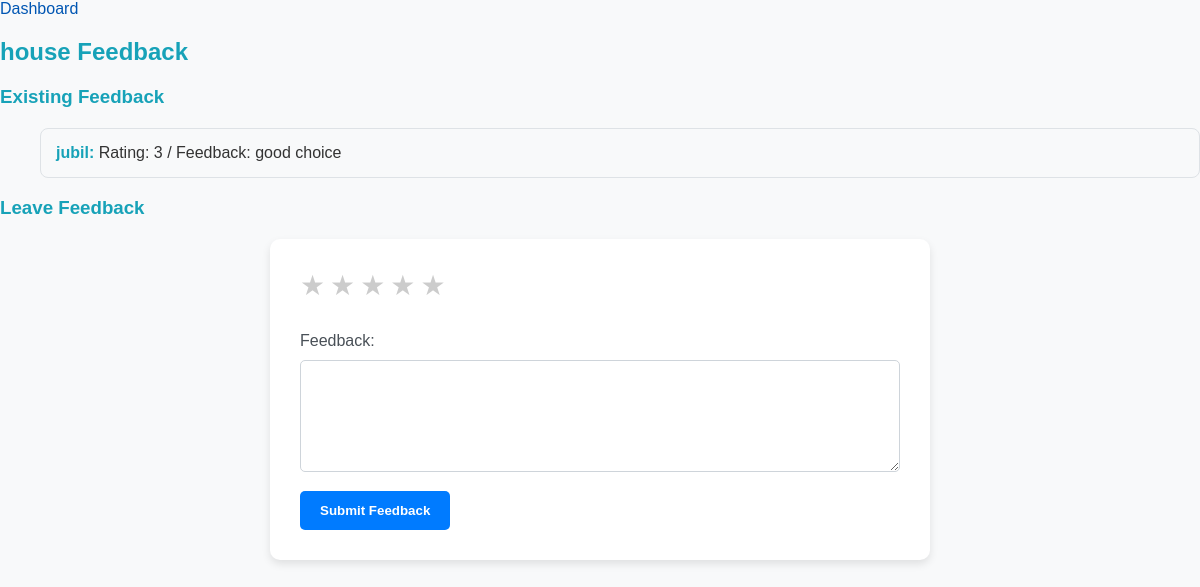
Before: /propertyfeedback/8/ with the older database file.
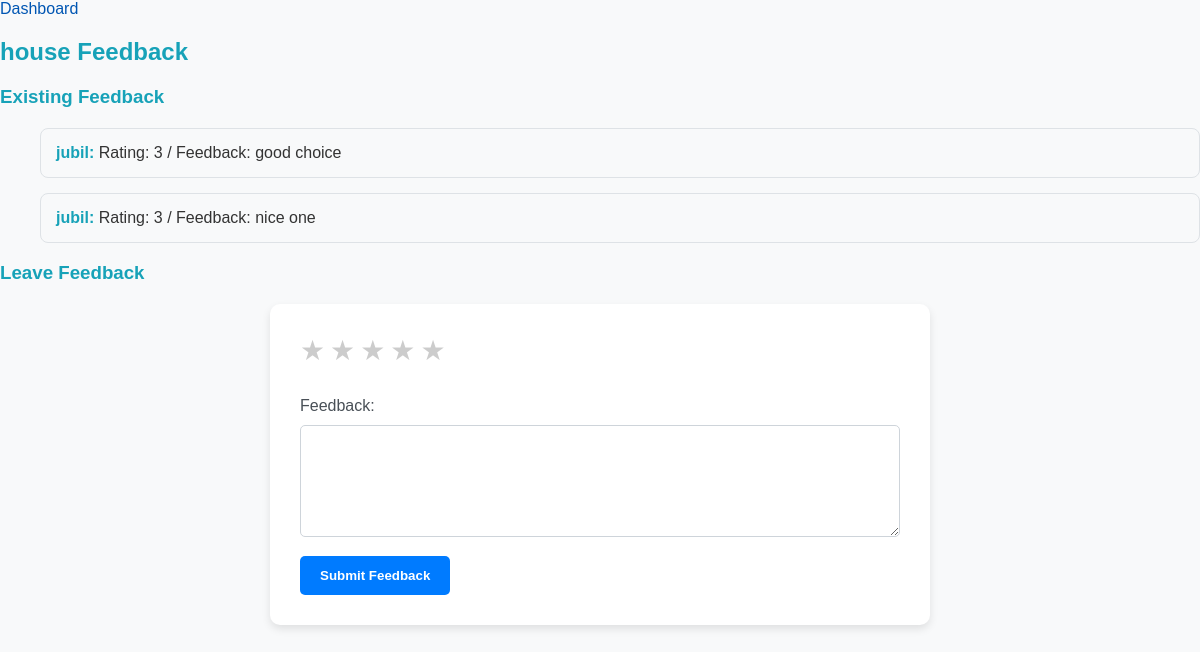
After: the same page with the newer database file.
### rental/models.py (models this page shows, shortened)
class PropertyFeedback(models.Model):
    property = models.ForeignKey(Property, on_delete=models.CASCADE)
    user = models.ForeignKey(get_user_model(), on_delete=models.CASCADE)
    rating = models.IntegerField()
    feedback = models.TextField()
    timestamp = models.DateTimeField(auto_now_add=True)

class CustomUser(AbstractUser):
    role = models.CharField(max_length=15)  # For custom user roles, if needed
    class Meta:
        verbose_name = 'User'
        verbose_name_plural = 'Users'

### rental/views.py (the view, shortened to what this page needs)
# urls.py: path('propertyfeedback/<int:property_id>/', views.property_feedback, name='propertyfeedback'),
def property_feedback(request, property_id):
    property_obj = Property.objects.get(pk=property_id)
    feedback_list = PropertyFeedback.objects.filter(property=property_obj)
    return render(request, 'propertyfeedback.html', {'property': property_obj, 'feedback_list': feedback_list})

### templates/propertyfeedback.html (shortened to what this page needs)
{% load static %}
<!DOCTYPE html>
<html lang="en">
<head>
</head>
<body>
    <a href="{% url 'tenantpg' %}" style="float:left; margin-right: 10px;">Dashboard</a><br>
    <h2>{{ property.property_type }} Feedback</h2>
    {% if feedback_list %}
        <h3 class="existing-feedback">Existing Feedback</h3>
        <ul class="existing-feedback">
            {% for feedback in feedback_list %}
                <li>
                    <strong>{{ feedback.user.username }}:</strong>
                    Rating: {{ feedback.rating }} / Feedback: {{ feedback.feedback }}
                </li>
            {% endfor %}
        </ul>
    {% else %}
        <p class="existing-feedback">No feedback yet. Be the first to leave feedback!</p>
    {% endif %}
    <h3>Leave Feedback</h3>
    <form method="post" action="{% url 'propertyfeedback' property.id %}">
        <div class="rating">
            <label for="star5">&#9733;</label>
            <label for="star4">&#9733;</label>
            <label for="star3">&#9733;</label>
            <label for="star2">&#9733;</label>
            <label for="star1">&#9733;</label>
        </div>
        <label for="feedback">Feedback:</label>
        <textarea name="feedback" rows="6" required></textarea>
        <button type="submit">Submit Feedback</button>
    </form>
</body>
</html>

Changed rows visible on the page:
added PropertyFeedback: user.username "jubil", rating "3", feedback "nice one"
